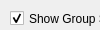
          <widget class="QWidget" name="page">
           <property name="geometry">
            <rect>
             <x>0</x>
             <y>0</y>
             <width>100</width>
             <height>30</height>
            </rect>
           </property>
           <attribute name="label">
            <string>View Settings</string>
           </attribute>
           <widget class="QGroupBox" name="contentSectionBox">
            <property name="geometry">
             <rect>
              <x>0</x>
              <y>60</y>
              <width>150</width>
              <height>71</height>
             </rect>
            </property>
            <property name="minimumSize">
             <size>
              <width>150</width>
              <height>0</height>
             </size>
            </property>
            <property name="maximumSize">
             <size>
              <width>150</width>
              <height>16777215</height>
             </size>
            </property>
            <property name="title">
             <string>Content Section</string>
            </property>
            <property name="flat">
             <bool>false</bool>
            </property>
            <widget class="QCheckBox" name="showLogDetailCheckBox">
             <property name="geometry">
              <rect>
               <x>10</x>
               <y>40</y>
               <width>120</width>
               <height>17</height>
              </rect>
             </property>
             <property name="minimumSize">
              <size>
               <width>120</width>
               <height>0</height>
              </size>
             </property>
             <property name="maximumSize">
              <size>
               <width>120</width>
               <height>16777215</height>
              </size>
             </property>
             <property name="text">
              <string>Show Log Detail</string>
             </property>
             <property name="checked">
              <bool>true</bool>
             </property>
            </widget>
            <widget class="QCheckBox" name="showFilterAreaCheckBox">
             <property name="geometry">
              <rect>
               <x>10</x>
               <y>20</y>
               <width>101</width>
               <height>17</height>
              </rect>
             </property>
             <property name="maximumSize">
              <size>
               <width>120</width>
               <height>16777215</height>
              </size>
             </property>
             <property name="text">
              <string>Show Filter Area</string>
             </property>
             <property name="checked">
              <bool>true</bool>
             </property>
            </widget>
           </widget>
           <widget class="QPushButton" name="assignColorButton">
            <property name="geometry">
             <rect>
              <x>0</x>
              <y>140</y>
              <width>150</width>
              <height>23</height>
             </rect>
            </property>
            <property name="minimumSize">
             <size>
              <width>150</width>
              <height>0</height>
             </size>
            </property>
            <property name="maximumSize">
             <size>
              <width>150</width>
              <height>16777215</height>
             </size>
            </property>
            <property name="text">
             <string>Assign Color To Selected...</string>
            </property>
           </widget>
           <widget class="QCheckBox" name="showGroupSectionCheckBox">
            <property name="geometry">
             <rect>
              <x>10</x>
              <y>10</y>
              <width>120</width>
              <height>17</height>
             </rect>
            </property>
            <property name="maximumSize">
             <size>
              <width>120</width>
              <height>16777215</height>
             </size>
            </property>
            <property name="text">
             <string>Show Group Section</string>
            </property>
            <property name="checked">
             <bool>true</bool>
            </property>
           </widget>
           <widget class="QCheckBox" name="showClientSectionCheckBox">
            <property name="geometry">
             <rect>
              <x>10</x>
              <y>30</y>
              <width>120</width>
              <height>17</height>
             </rect>
            </property>
            <property name="maximumSize">
             <size>
              <width>120</width>
              <height>16777215</height>
             </size>
            </property>
            <property name="text">
             <string>Show Client Section</string>
            </property>
            <property name="checked">
             <bool>true</bool>
            </property>
           </widget>
          </widget>
